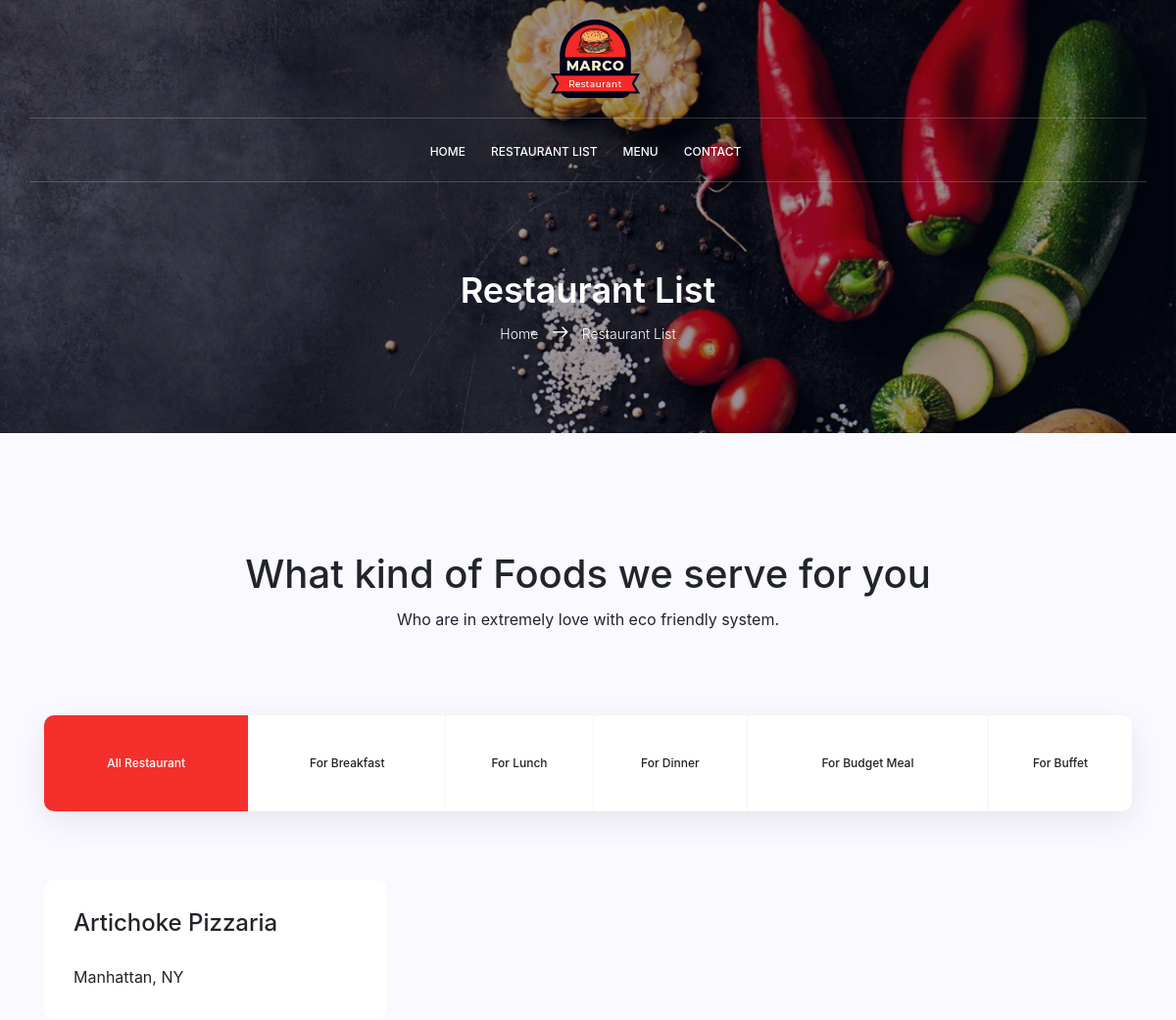
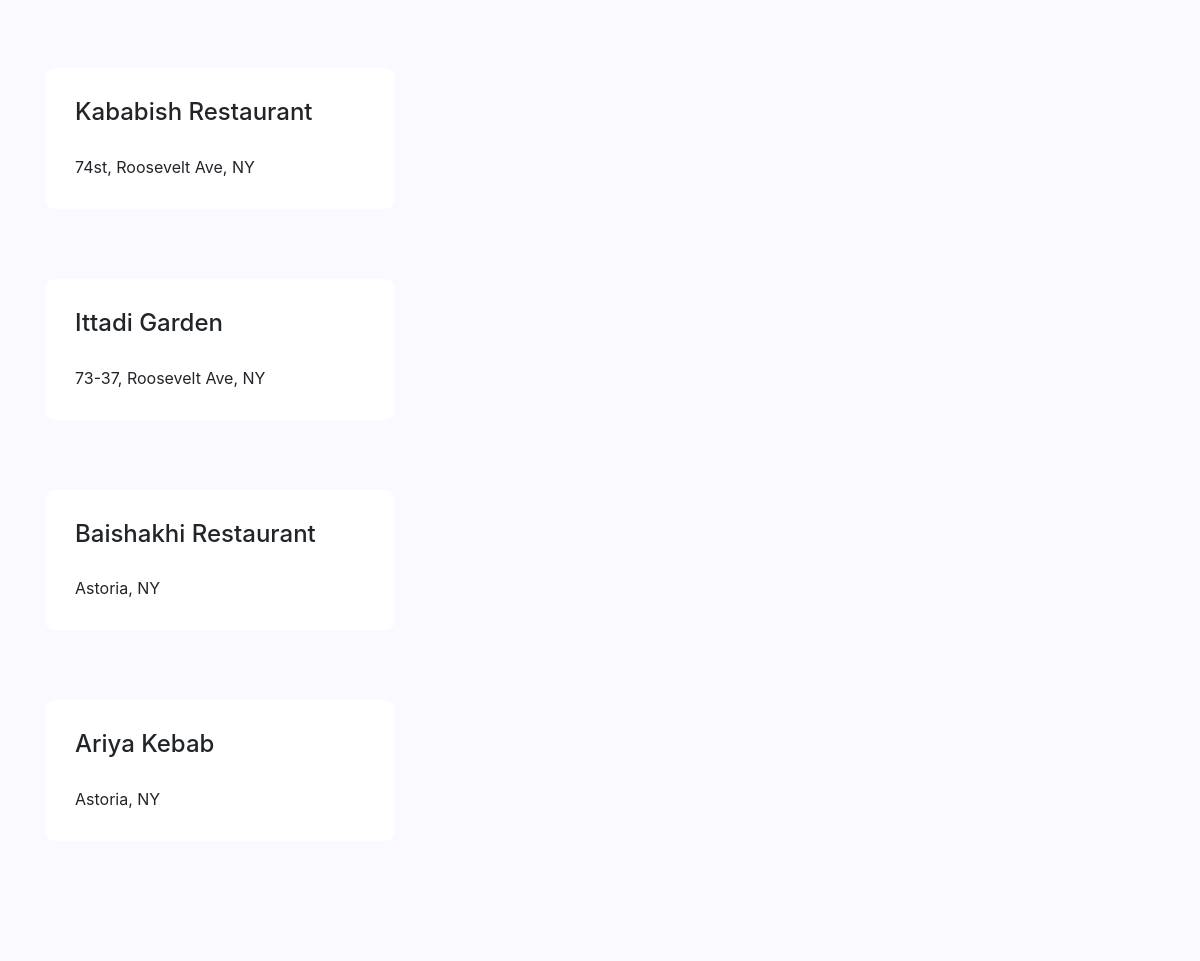
The page /restaurants/ on the database its author committed (2 pictures, top to bottom).
### database_setup.py (models this page shows)
class Restaurant(Base):
    __tablename__ = 'restaurant'
    id = Column(Integer, primary_key = True)
    name = Column(String(80), nullable = False)
    location = Column(String(250), nullable = False)

### finalProject.py (the view)
@app.route('/restaurants/')
def restaurantsList():
    restaurants = session.query(Restaurant).all()
    return render_template('restaurantlist.html', restaurants = restaurants )

### templates/restaurantlist.html (shortened to what this page needs)
<!DOCTYPE html>
 <html class="no-js">
    <head>
        <link rel=stylesheet type=text/css href="{{ url_for('static', filename='css/main.css') }}">
        <link rel=stylesheet type=text/css href="{{ url_for('static', filename='css/linearicons.css') }}">
        <link rel=stylesheet type=text/css href="{{ url_for('static', filename='css/font-awesome.min.css') }}">
        <link rel=stylesheet type=text/css href="{{ url_for('static', filename='css/bootstrap.css') }}">
        <link rel=stylesheet type=text/css href="{{ url_for('static', filename='css/magnific-popup.css') }}">
        <link rel=stylesheet type=text/css href="{{ url_for('static', filename='css/jquery-ui.css') }}">
        <link rel=stylesheet type=text/css href="{{ url_for('static', filename='css/nice-select.css') }}">
        <link rel=stylesheet type=text/css href="{{ url_for('static', filename='css/animate.min.css') }}">
        <link rel=stylesheet type=text/css href="{{ url_for('static', filename='css/owl.carousel.css') }}">
    </head>
    <body>
        <header id="header">
				<div class="header-top">
					<div class="container">
				  		<div class="row justify-content-center">
						      <div id="logo">
						        <a href="{{url_for('index')}}"><img src="{{url_for('static', filename='img/logo.png')}}" alt="" title="" /></a>
						      </div>
				  		</div>
					</div>
				</div>
				<div class="container main-menu">
					<div class="row align-items-center justify-content-center d-flex">
				      <nav id="nav-menu-container">
				        <ul class="nav-menu">
                            <li><a href="{{url_for('index')}}">Home</a></li>
                            <li><a href="{{url_for('restaurantsList')}}">Restaurant List</a></li>
                            <li><a href="{{url_for('menuList')}}">Menu</a></li>
                            <li><a href="contact.html">Contact</a></li>
                          </ul>
				      </nav>
					</div>
				</div>
            </header>
			<section class="about-banner relative">
				<div class="overlay overlay-bg"></div>
				<div class="container">
					<div class="row d-flex align-items-center justify-content-center">
						<div class="about-content col-lg-12">
							<h1 class="text-white">
								Restaurant List
							</h1>
							<p class="text-white link-nav"><a href="{{url_for('index')}}">Home </a>  <span class="lnr lnr-arrow-right"></span>  <a href="{{url_for('restaurantsList')}}"> Restaurant List</a></p>
						</div>
					</div>
				</div>
			</section>
            <section class="menu-area section-gap" id="menu">
                <div class="container">
					<div class="row d-flex justify-content-center">
						<div class="menu-content pb-70 col-lg-8">
							<div class="title text-center">
								<h1 class="mb-10">What kind of Foods we serve for you</h1>
								<p>Who are in extremely love with eco friendly system.</p>
							</div>
						</div>
                    </div>
                    <ul class="filter-wrap filters col-lg-12 no-padding">
                        <li class="active" data-filter="*">All Restaurant</li>
                        <li data-filter=".breakfast">For Breakfast</li>
                        <li data-filter=".lunch">For Lunch</li>
                        <li data-filter=".dinner">For Dinner</li>
                        <li data-filter=".budget-meal">For Budget Meal</li>
                        <li data-filter=".buffet">For Buffet</li>
                    </ul>
                    {% for i in restaurants %}
                    <div class="filters-content">
                        <div class="row grid">
                            <div class="col-md-4 all breakfast">
								<div class="single-menu">
									<div class="title-wrap d-flex justify-content-between">
										<h4>{{ i.name }}</h4>
									</div>
									<p>
										{{ i.location }}
									</p>
								</div>
                            </div>
                        </div>
                    </div>
                    {% endfor %}
                </div>
            </section>
    </body>
</html>

### static/css/main.css (style rules this page uses)
body { color:#777;font-family:"Poppins",sans-serif;font-size:14px;font-weight:300;line-height:1.625em;position:relative }
ol,ul { margin:0;padding:0;list-style:none }
a { -webkit-transition:all 0.3s ease 0s;-moz-transition:all 0.3s ease 0s;-o-transition:all 0.3s ease 0s;transition:all 0.3s ease 0s }
a,a:focus,a:hover { text-decoration:none;outline:0 }
h1,h2,h3,h4,h5,h6 { font-family:"Poppins",sans-serif;color:#222;line-height:1.2em !important;margin-bottom:0;margin-top:0;font-weight:600 }
h1,.h1 { font-size:36px }
h4,.h4 { font-size:18px }
.mb-10 { margin-bottom:10px }
.pb-70 { padding-bottom:70px }
.text-white { color:#fff }
.text-center { text-align:center }
.relative { position:relative }
.overlay { position:absolute;left:0;right:0;top:0;bottom:0 }
.no-padding { padding:0 }
h1 { font-size:36px }
h4 { font-size:18px }
h1,h2,h3,h4,h5,h6 { line-height:1.5em }
.header-top { padding:20px 0px }
.main-menu { padding-bottom:20px;padding-top:20px;border-top:1px solid rgba(255,255,255,0.2);border-bottom:1px solid rgba(255,255,255,0.2);padding-left:15px;padding-right:15px }
#header { position:fixed;left:0;top:0;right:0;transition:all 0.5s;z-index:997 }
.nav-menu,.nav-menu * { margin:0;padding:0;list-style:none }
.nav-menu li { position:relative;white-space:nowrap }
.nav-menu>li { float:left }
.nav-menu a { padding:0 8px 0px 8px;text-decoration:none;display:inline-block;color:#fff;font-weight:500;font-size:12px;text-transform:uppercase;outline:none }
.nav-menu>li { margin-left:10px }
#mobile-nav { position:fixed;top:0;padding-top:18px;bottom:0;z-index:998;background:rgba(0,0,0,0.8);left:-260px;width:260px;overflow-y:auto;transition:0.4s }
#mobile-nav ul { padding:0;margin:0;list-style:none }
#mobile-nav ul li { position:relative }
#mobile-nav ul li a { color:#fff;font-size:13px;text-transform:uppercase;overflow:hidden;padding:10px 22px 10px 15px;position:relative;text-decoration:none;width:100%;display:block;outline:none;font-weight:400 }
.section-gap { padding:120px 0 }
#logo { padding-left:15px }
#nav-menu-container { padding-right:15px }
.menu-area { background:#f9f9ff }
.filter-wrap { background:#fff;border-radius:10px;box-shadow:0px 10px 30px 0px rgba(153,153,153,0.2) }
.menu-area .filters { text-align:center }
.menu-area .filters { padding:0;overflow:hidden }
.filter-wrap { display:table }
.filter-wrap li { display:table-cell;border-right:1px solid #edf6ff }
.filter-wrap li:last-child { border:none }
.menu-area .filters li { padding:40px 0px;max-width:184px;cursor:pointer;position:relative;color:#222;font-size:12px;font-weight:500 }
.menu-area .filters li:last-child { border-right:none }
.menu-area .filters li.active { color:#fff;background:#f42f2c }
.menu-area .filters-content { margin-top:50px }
.single-menu { background:#fff;border-radius:10px;padding:30px;margin-top:20px }
.single-menu .title-wrap { margin-bottom:20px }
.single-menu p { margin-bottom:0px;max-width:392px }
.link-nav { margin-top:10px;margin-bottom:0px }
.about-banner { background:url(../img/top-banner.jpg) no-repeat bottom right/cover;background-size:cover }
.about-banner .overlay-bg { background:rgba(4,9,30,0.4) }
.about-content { margin-top:185px;padding:90px 0px;text-align:center }
.about-content h1 { font-size:36px;font-weight:600 }
.about-content a { color:#fff;font-weight:300;font-size:14px }
.about-content .lnr { margin:0px 10px;font-weight:600 }

### rows shown on the page
Restaurant: name "Artichoke Pizzaria", location "Manhattan, NY"
Restaurant: name "Kababish Restaurant", location "74st, Roosevelt Ave, NY"
Restaurant: name "Ittadi Garden", location "73-37, Roosevelt Ave, NY"
Restaurant: name "Baishakhi Restaurant", location "Astoria, NY"
Restaurant: name "Ariya Kebab", location "Astoria, NY"
